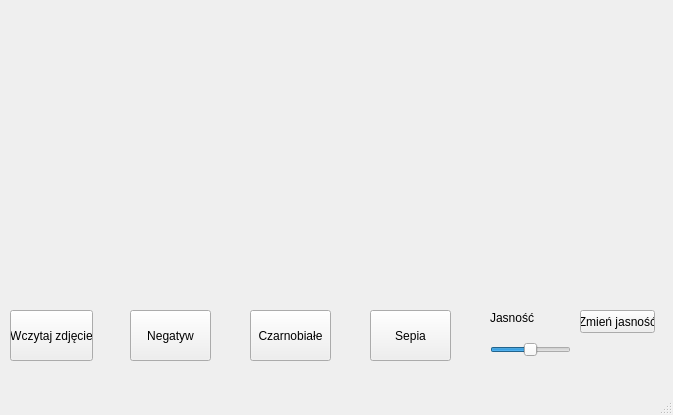
<?xml version="1.0" encoding="UTF-8"?>
<ui version="4.0">
 <class>MainWindow</class>
 <widget class="QMainWindow" name="MainWindow">
  <property name="geometry">
   <rect>
    <x>0</x>
    <y>0</y>
    <width>673</width>
    <height>415</height>
   </rect>
  </property>
  <property name="windowTitle">
   <string>MainWindow</string>
  </property>
  <widget class="QWidget" name="centralwidget">
   <widget class="QPushButton" name="loadButton">
    <property name="geometry">
     <rect>
      <x>10</x>
      <y>310</y>
      <width>83</width>
      <height>51</height>
     </rect>
    </property>
    <property name="text">
     <string>Wczytaj zdjęcie</string>
    </property>
   </widget>
   <widget class="QLabel" name="imageViewLabel">
    <property name="geometry">
     <rect>
      <x>0</x>
      <y>0</y>
      <width>311</width>
      <height>281</height>
     </rect>
    </property>
    <property name="text">
     <string/>
    </property>
   </widget>
   <widget class="QLabel" name="changedImageViewLabel">
    <property name="geometry">
     <rect>
      <x>330</x>
      <y>0</y>
      <width>341</width>
      <height>281</height>
     </rect>
    </property>
    <property name="text">
     <string/>
    </property>
   </widget>
   <widget class="QPushButton" name="negativeButton">
    <property name="geometry">
     <rect>
      <x>130</x>
      <y>310</y>
      <width>81</width>
      <height>51</height>
     </rect>
    </property>
    <property name="text">
     <string>Negatyw</string>
    </property>
   </widget>
   <widget class="QPushButton" name="blackandwhiteButton">
    <property name="geometry">
     <rect>
      <x>250</x>
      <y>310</y>
      <width>81</width>
      <height>51</height>
     </rect>
    </property>
    <property name="text">
     <string>Czarnobiałe</string>
    </property>
   </widget>
   <widget class="QPushButton" name="sepiaButton">
    <property name="geometry">
     <rect>
      <x>370</x>
      <y>310</y>
      <width>81</width>
      <height>51</height>
     </rect>
    </property>
    <property name="text">
     <string>Sepia</string>
    </property>
   </widget>
   <widget class="QSlider" name="brightnessSlider">
    <property name="geometry">
     <rect>
      <x>490</x>
      <y>340</y>
      <width>81</width>
      <height>20</height>
     </rect>
    </property>
    <property name="minimum">
     <number>-50</number>
    </property>
    <property name="maximum">
     <number>50</number>
    </property>
    <property name="orientation">
     <enum>Qt::Horizontal</enum>
    </property>
   </widget>
   <widget class="QLabel" name="brightnessLabel">
    <property name="geometry">
     <rect>
      <x>490</x>
      <y>310</y>
      <width>81</width>
      <height>16</height>
     </rect>
    </property>
    <property name="text">
     <string>Jasność</string>
    </property>
    <property name="alignment">
     <set>Qt::AlignLeading|Qt::AlignLeft|Qt::AlignVCenter</set>
    </property>
   </widget>
   <widget class="QPushButton" name="changeBrightness">
    <property name="geometry">
     <rect>
      <x>580</x>
      <y>310</y>
      <width>75</width>
      <height>23</height>
     </rect>
    </property>
    <property name="text">
     <string>Zmień jasność</string>
    </property>
   </widget>
  </widget>
  <widget class="QMenuBar" name="menubar">
   <property name="geometry">
    <rect>
     <x>0</x>
     <y>0</y>
     <width>673</width>
     <height>21</height>
    </rect>
   </property>
  </widget>
  <widget class="QStatusBar" name="statusbar"/>
 </widget>
 <resources/>
 <connections/>
</ui>
